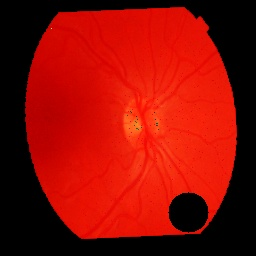
#> input picture test_images/im01-RET029OD.jpg, 256 x 256 px
$ python -i main.py   (imports and definitions only)
#> lines starting #> are read from the running program, lines starting #| are printed output that depends on the picture; after the words box and inside, x2 and y2 are one past the last pixel; in counts of white or black regions, pixels touching at a corner belong together
#> further down, picture is the input picture: shape (256, 256, 3); mean B, G, R 4.1, 12.8, 141.4
'''prepare glaucoma images to improve predictions

usage:
  glaucoma [-i input] [-o output]
  glaucoma -h

OPTIONS:
  -h --help             show this help message.
  -i --input=INPUT      input directory [default: test_images]
  -o --output=OUTPUT    output directory [default: Results]
'''
from pathlib import Path
import logging
import sys

import docopt
import cv2 as cv
import numpy as np


logger = logging.getLogger('glaucoma')
# [1 line not run here, left out]


def projective_transformation(src):
    rows, cols = src.shape[:2]
#> rows = 256; cols = 256

    # gray processing (gray image)
    gray = cv.cvtColor(src, cv.COLOR_BGR2GRAY)
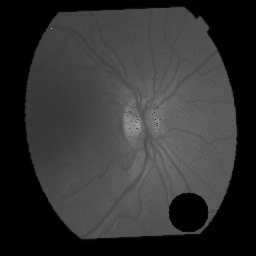
#> gray: shape (256, 256); min 0, max 187, mean 50.3

    # Image binarization
    ret, thresh = cv.threshold(gray, 1, 255, cv.THRESH_BINARY)
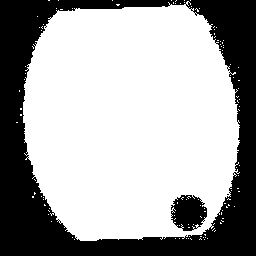
#> thresh: shape (256, 256); 65.3% white; 3 black regions (1 under 20 px)

    # Detect contour
    contours, hierarchy = cv.findContours(thresh, cv.RETR_TREE, cv.CHAIN_APPROX_SIMPLE)
#> contours = 140 contours, 138 with area under 20; largest, box (x1, y1, x2, y2) and area: (23, 1, 240, 241) 43101, (170, 194, 208, 232) 1051

    # Detect outermost contour (there exists contour created by the hole in the image)
    contours_sorted = sorted(contours, key=cv.contourArea, reverse=True)[0]
#> contours_sorted = contour of 580 points, box (x1, y1, x2, y2) (23, 1, 240, 241), area 43101

    # Create rectengle of outermost contour
    rect = cv.minAreaRect(contours_sorted)
#> rect = ((130.8, 122), (216.2, 236.6), -2.6)

    # Create four vertices of the rectengle
    pts = cv.boxPoints(rect)
#> pts = [[28.18, 245], [17.44, 8.71], [233.4, -1.11], [244.1, 235.2]]

    # Create four vertices after transformation
    pts_after = np.float32([[0, 0], [rows, 0], [rows, cols], [0, cols]])
#> pts_after = [[0, 0], [256, 0], [256, 256], [0, 256]]

    # transformation matrix
    M = cv.getPerspectiveTransform(pts, pts_after)
#> M = [[-0.0491, -1.08, 266.3], [1.18, -0.0538, -20.16], [9.79e-11, -1.59e-10, 1]]

    # prejective transformation
    dst = cv.warpPerspective(src, M, (rows, cols))
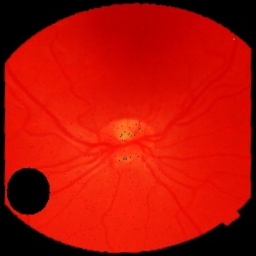
#> dst: shape (256, 256, 3); mean B, G, R 5.2, 16.4, 181.1

    return dst


def median_blur(img):
    return cv.medianBlur(img, 7)


def gaussian_filter(img):
    return cv.GaussianBlur(img, (5, 5), 2, 2, borderType=cv.BORDER_DEFAULT)


def morph_close(img):
    kernel = np.ones((3, 3), np.uint8)
    return cv.morphologyEx(img, cv.MORPH_CLOSE, kernel)


def dilate(img):
    kernel = np.ones((2, 2), np.uint8)
    return cv.dilate(img, kernel, iterations=1)


def morph_open(img):
    kernel = np.ones((5, 5), np.uint8)
    return cv.morphologyEx(img, cv.MORPH_OPEN, kernel)


def bilateral_filter(img):
    return cv.bilateralFilter(img, 11, 75, 75, borderType=cv.BORDER_REPLICATE)


# [135 lines left out: functions erode, spatial_filter_sharpening, homomorphic_filter, clahe, inpainting, main, not called in this run]


# [2 lines not run here, left out]

>>> import cv2
>>> picture = cv2.imread('test_images/im01-RET029OD.jpg')
>>> result = projective_transformation(picture)

$ run again, on test_images/im04-RET037OD.jpg
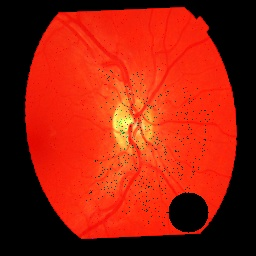
#> input picture test_images/im04-RET037OD.jpg, 256 x 256 px
#> picture is the input picture: shape (256, 256, 3); mean B, G, R 12.2, 30.8, 153.5
#> in projective_transformation, `ret, thresh = cv.threshold(gray, 1, 255, cv.THRESH_BINARY)`:
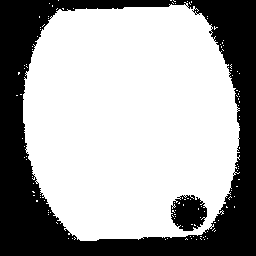
#> thresh: shape (256, 256); 65.4% white; 2 black regions
#> contours = 154 contours, 152 with area under 20; largest, box (x1, y1, x2, y2) and area: (23, 2, 240, 241) 43180, (170, 194, 208, 232) 1058
#> contours_sorted = contour of 563 points, box (x1, y1, x2, y2) (23, 2, 240, 241), area 43180
#> rect = ((131.4, 122.2), (216.4, 234.1), -3.21)
#> pts = [[29.89, 245.1], [16.8, 11.36], [232.9, -0.739], [246, 233]]
#> M = [[-0.0612, -1.09, 269.4], [1.18, -0.0661, -19.09], [-7.48e-11, 8.41e-12, 1]]
#> in projective_transformation, `dst = cv.warpPerspective(src, M, (rows, cols))`:
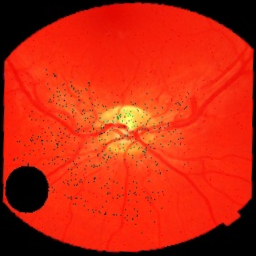
#> dst: shape (256, 256, 3); mean B, G, R 15.8, 39.8, 198.5

$ run again, on test_images/im05-RET039OD.jpg
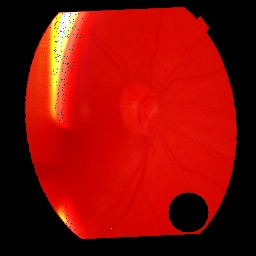
#> input picture test_images/im05-RET039OD.jpg, 256 x 256 px
#> picture is the input picture: shape (256, 256, 3); mean B, G, R 5.5, 12, 134.6
#> in projective_transformation, `ret, thresh = cv.threshold(gray, 1, 255, cv.THRESH_BINARY)`:
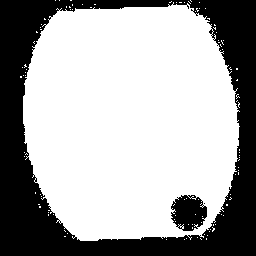
#> thresh: shape (256, 256); 65.3% white; 3 black regions (1 under 20 px)
#> contours = 129 contours, 126 with area under 20; largest, box (x1, y1, x2, y2) and area: (23, 2, 240, 241) 43128, (170, 194, 208, 232) 1017, (187, 194, 197, 199) 26
#> contours_sorted = contour of 530 points, box (x1, y1, x2, y2) (23, 2, 240, 241), area 43128
#> rect = ((131, 121), (216.1, 237.2), -0.616)
#> pts = [[24.27, 240.8], [21.72, 3.63], [237.8, 1.3], [240.4, 238.5]]
#> M = [[-0.0116, -1.08, 260.2], [1.18, -0.0127, -25.68], [1.49e-10, -3.2e-12, 1]]
#> in projective_transformation, `dst = cv.warpPerspective(src, M, (rows, cols))`:
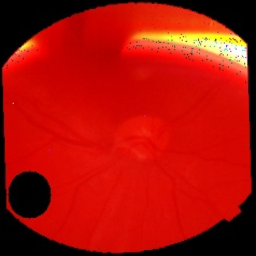
#> dst: shape (256, 256, 3); mean B, G, R 7, 15.4, 172.1
